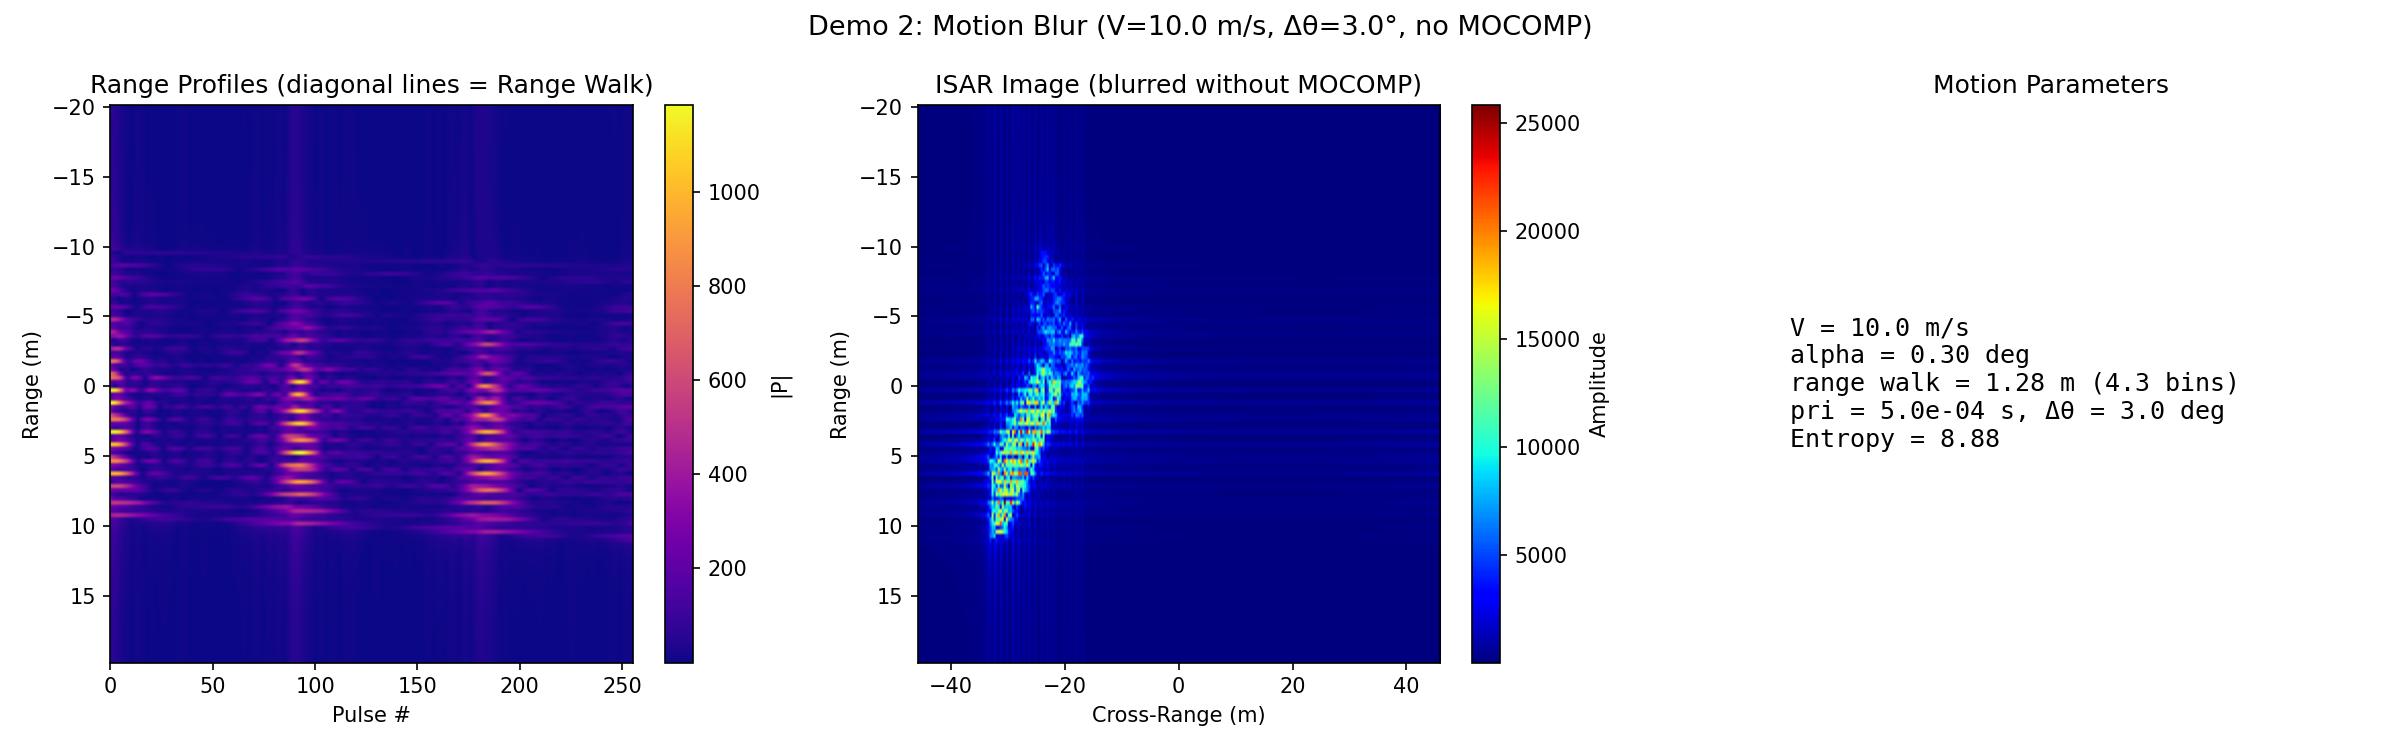

This chart was generated by the following Python code:
"""Демо 2: Размытие движением (Motion Blur) — физически валидный режим.

Сценарий: V!=0, omega!=0. MOCOMP отключен. Параметры из Плана фиксов (D1):
    N=256, PRI=5e-4 c, Δθ=3° за апертуру, V=10 м/с, α=0.3°, survey 40 м.

Показывает физику сырых данных:
  - косые линии на профиле дальности (Range Walk: 1.28 м = 4.3 бина за
    апертуру при PRI=5e-4 — без доплер-алиасинга: C1b 1.4×);
  - размытое РЛИ без MOCOMP (ход размывает как по дальности, так и по
    кросс-рейнджу).

Демо 3 (demo_full_pipeline_mocomp) использует ТОТ ЖЕ сценарий с включённым
MOCOMP — сравнение «до/после» честное (одна и та же цель, seed по умолчанию).

Границы: Δθ=3° формально превышает порог малого угла (C4 0.29×) — фактическое
размытие arc ~3 мм ≪ PSF 0.36 м (задокументировано); для метрологии больших
углов — полярный тракт (демо 4/5).
"""
import sys
import os

sys.path.insert(0, os.path.join(os.path.dirname(__file__), ".."))

import math
import numpy as np
import matplotlib.pyplot as plt

from models.radar import Radar
from models.target import Target
from simulation.raw_generator import generate_raw_matrix
from simulation.applicability import check_applicability, format_report
from processing.range_compress import range_compress
from processing.azimuth_compress import azimuth_compress, compute_amplitude

SPEED_OF_LIGHT = 3e8

N_PULSES = 256
PRI = 5e-4
DELTA_THETA_DEG = 3.0
V_SC = 10.0          # м/с трансляции
ALPHA_DEG = 0.3      # угол направления движения, град
SURVEY = 40.0
R0 = 500000.0


def run(f_c=8e9, spectr_w=0.5e9, ang=DELTA_THETA_DEG, R0=R0,
        V=V_SC, alpha=ALPHA_DEG, omega=None,
        satellite="ICEsat2", verbose=True):
    omega = (omega if omega is not None
             else math.radians(DELTA_THETA_DEG) / (N_PULSES * PRI))
    pri = PRI

    radar = Radar(c=SPEED_OF_LIGHT, f_c=f_c, Xmax=SURVEY, Ymax=SURVEY,
                  spectr_w=spectr_w, ph_c=0.0, ang=9.0, nifft_size=256)

    filename = "matrices/matrices_%s_high.pkl" % satellite
    target = Target(filename, pri=pri, num_pulses=N_PULSES, R0=R0,
                    V=V, alpha=alpha, omega=omega)

    if verbose:
        print("=== Motion Blur (V=%.1f, alpha=%.2f°, Δθ=%.1f°, no MOCOMP) ==="
              % (V, alpha, math.degrees(omega * N_PULSES * pri)))
        print(format_report(check_applicability(radar, target)))

    E, f_r = generate_raw_matrix(radar, target)
    P, P_abs, range_axis, dr = range_compress(E, f_r, R0=R0)
    I, azimuth_axis, doppler_axis = azimuth_compress(
        P.astype(np.complex128), omega, f_c, pri=pri)
    amplitude = compute_amplitude(I, mode="linear")

    # Честные метрики (План фиксов §8.3): аналитический ход вместо
    # аргмакс-разности, которая измеряла заворот, а не дрейф
    walk_analytic = V * math.cos(math.radians(alpha)) * N_PULSES * pri  # м

    if verbose:
        print("  Range walk (аналитика): %.2f м = %.1f бина" % (walk_analytic, walk_analytic / dr))
        print("  Peak: %.1f" % amplitude.max())

    fig, axes = plt.subplots(1, 3, figsize=(16, 5))

    extent_range = [0, P_abs.shape[1] - 1, range_axis[-1], range_axis[0]]
    im0 = axes[0].imshow(P_abs, aspect="auto", cmap="plasma", extent=extent_range)
    axes[0].set_title("Range Profiles (diagonal lines = Range Walk)")
    axes[0].set_xlabel("Pulse #")
    axes[0].set_ylabel("Range (m)")
    plt.colorbar(im0, ax=axes[0], label="|P|")

    extent_isar = [azimuth_axis[0], azimuth_axis[-1], range_axis[-1], range_axis[0]]
    im1 = axes[1].imshow(amplitude, aspect="auto", cmap="jet", extent=extent_isar)
    axes[1].set_title("ISAR Image (blurred without MOCOMP)")
    axes[1].set_xlabel("Cross-Range (m)")
    axes[1].set_ylabel("Range (m)")
    plt.colorbar(im1, ax=axes[1], label="Amplitude")

    def entropy(x):
        p = x / x.sum()
        return -np.sum(p * np.log(p + 1e-30))

    info_text = (
        "V = %.1f m/s\n"
        "alpha = %.2f deg\n"
        "range walk = %.2f m (%.1f bins)\n"
        "pri = %.1e s, Δθ = %.1f deg\n"
        "Entropy = %.2f"
    ) % (V, alpha, walk_analytic, walk_analytic / dr, pri,
         math.degrees(omega * N_PULSES * pri), entropy(amplitude))
    axes[2].text(0.1, 0.5, info_text, transform=axes[2].transAxes,
                 fontsize=12, verticalalignment="center", fontfamily="monospace")
    axes[2].set_title("Motion Parameters")
    axes[2].axis("off")

    fig.suptitle("Demo 2: Motion Blur (V=%.1f m/s, Δθ=%.1f°, no MOCOMP)"
                 % (V, math.degrees(omega * N_PULSES * pri)), fontsize=13)
    plt.tight_layout()
    plt.savefig("examples/demo_motion_blur.png", dpi=150)
    if sys.flags.interactive:
        plt.show()
    else:
        plt.close(fig)
        print("Saved: examples/demo_motion_blur.png")


if __name__ == "__main__":
    run(verbose=True)
